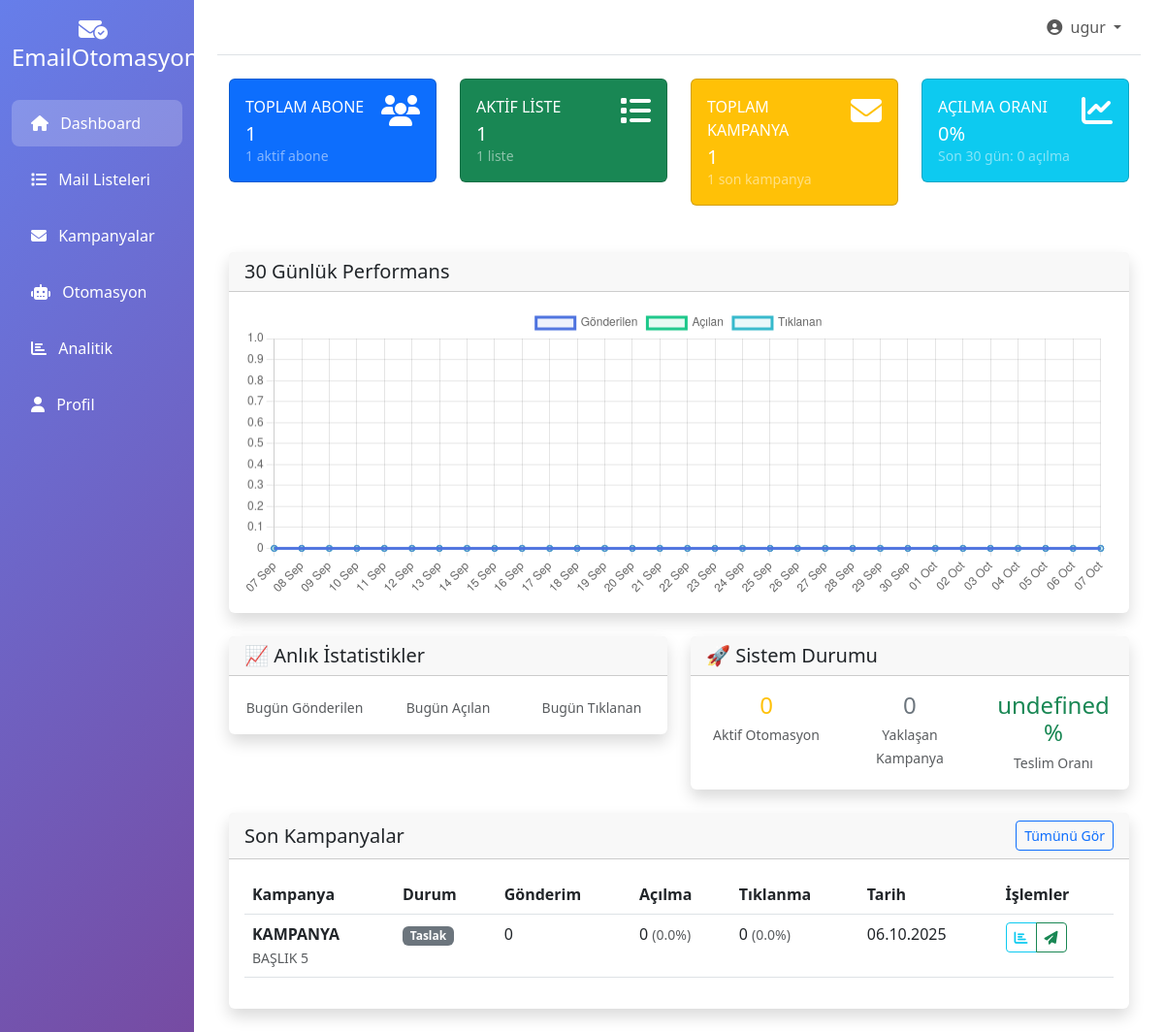
Page /dashboard/ (signed in) on the earlier database version.
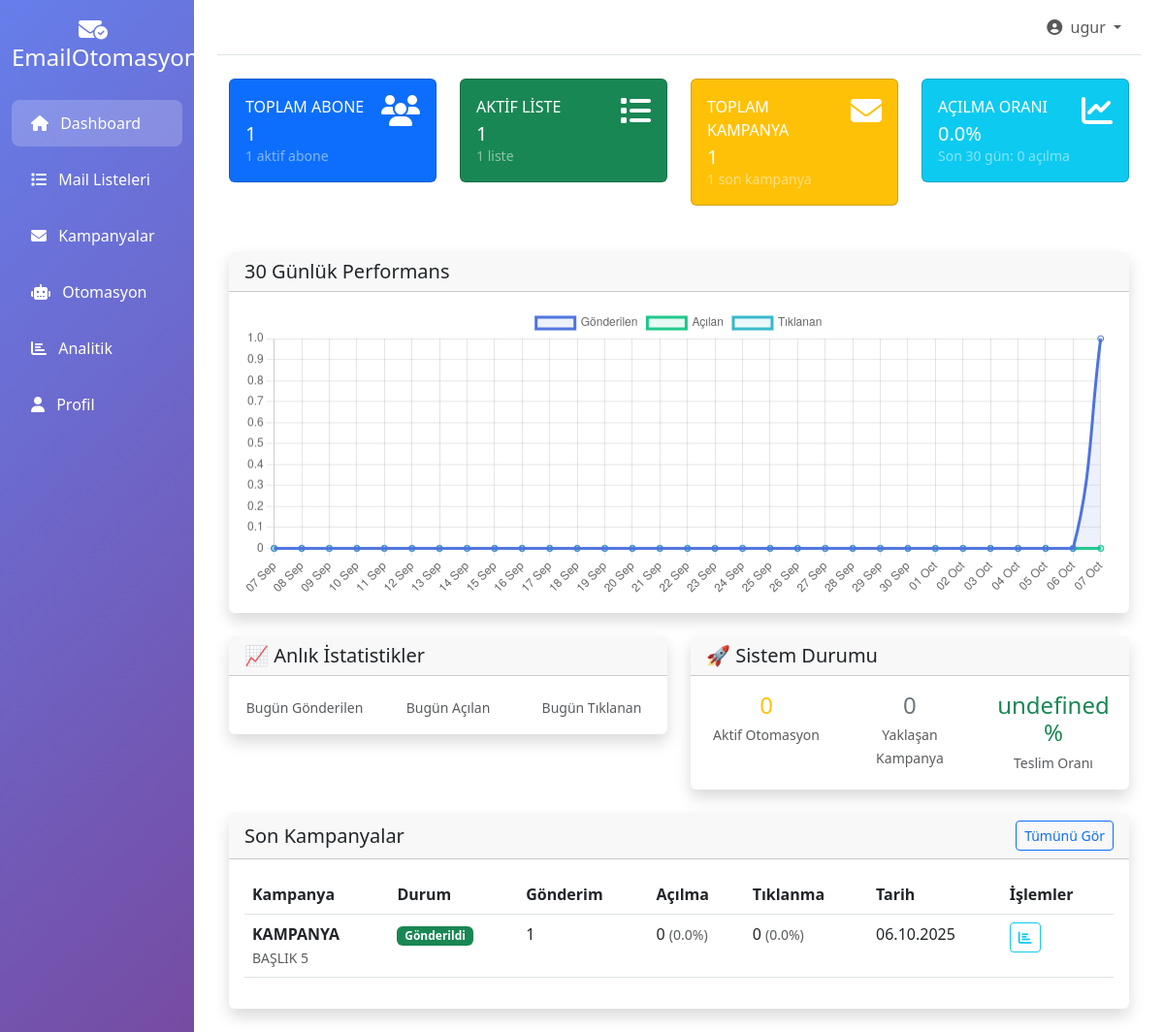
Same page on the later database version.
### otomasyon/models.py (models this page shows, shortened)
class BaseModel(models.Model):
    id = models.UUIDField(primary_key=True, default=uuid.uuid4, editable=False)
    created_at = models.DateTimeField(auto_now_add=True)
    updated_at = models.DateTimeField(auto_now=True)
    class Meta:
        abstract = True

class Campaign(BaseModel):
    STATUS_CHOICES = (
        ('draft', 'Taslak'),
        ('scheduled', 'Planlandı'),
        ('sending', 'Gönderiliyor'),
        ('sent', 'Gönderildi'),
        ('paused', 'Durduruldu'),
        ('failed', 'Başarısız'),
    )
    user = models.ForeignKey(User, on_delete=models.CASCADE, related_name='campaigns')
    name = models.CharField(max_length=200, verbose_name="Kampanya Adı")
    subject = models.CharField(max_length=200, verbose_name="Konu")
    preheader = models.CharField(max_length=100, blank=True, verbose_name="Ön Başlık")
    content = models.TextField(verbose_name="İçerik")
    html_content = models.TextField(blank=True, verbose_name="HTML İçerik")
    template = models.ForeignKey(
        EmailTemplate,
        on_delete=models.SET_NULL,
        null=True,
        blank=True,
        verbose_name="Şablon"
    )
    mail_lists = models.ManyToManyField(MailList, verbose_name="Hedef Listeler")
    segments = models.JSONField(default=list, blank=True, verbose_name="Segmentler")
    status = models.CharField(
        max_length=20,
        choices=STATUS_CHOICES,
        default='draft',
        verbose_name="Durum"
    )
    scheduled_time = models.DateTimeField(null=True, blank=True, verbose_name="Planlanan Zaman")
    sent_at = models.DateTimeField(null=True, blank=True, verbose_name="Gönderim Zamanı")
    is_ab_test = models.BooleanField(default=False, verbose_name="A/B Test")
    ab_test_subject = models.CharField(max_length=200, blank=True, verbose_name="A/B Test Konusu")
    ab_test_percentage = models.IntegerField(default=50, verbose_name="A/B Test Yüzdesi")
    total_sent = models.IntegerField(default=0, verbose_name="Toplam Gönderim")
    delivered = models.IntegerField(default=0, verbose_name="Teslim Edilen")
    opens = models.IntegerField(default=0, verbose_name="Açılma")
    unique_opens = models.IntegerField(default=0, verbose_name="Benzersiz Açılma")
    clicks = models.IntegerField(default=0, verbose_name="Tıklanma")
    unique_clicks = models.IntegerField(default=0, verbose_name="Benzersiz Tıklanma")
    bounces = models.IntegerField(default=0, verbose_name="Geri Dönenler")
    complaints = models.IntegerField(default=0, verbose_name="Şikayetler")
    unsubscribes = models.IntegerField(default=0, verbose_name="Abonelikten Çıkanlar")
    class Meta:
        verbose_name = "Kampanya"
        verbose_name_plural = "Kampanyalar"
        ordering = ['-created_at']
        indexes = [
            models.Index(fields=['status']),
            models.Index(fields=['scheduled_time']),
        ]
    def get_open_rate(self):
        if self.total_sent > 0:
            return (self.unique_opens / self.total_sent) * 100
        return 0
    def get_click_rate(self):
        if self.total_sent > 0:
            return (self.unique_clicks / self.total_sent) * 100
        return 0

### otomasyon/views.py (the view)
# urls.py: path('dashboard/', views.dashboard, name='dashboard'),
@login_required
def dashboard(request):
    mail_lists = MailList.objects.filter(user=request.user)
    campaigns = Campaign.objects.filter(user=request.user)
    automations = Automation.objects.filter(user=request.user)
    total_subscribers = Subscriber.objects.filter(
        mail_list__user=request.user,
        is_active=True
    ).count()
    total_campaigns = campaigns.count()
    active_automations_count = automations.filter(is_active=True).count()
    thirty_days_ago = timezone.now() - timezone.timedelta(days=30)
    recent_campaigns = campaigns.filter(sent_at__gte=thirty_days_ago)
    total_sent_recent = sum(c.total_sent for c in recent_campaigns)
    total_opens_recent = sum(c.opens for c in recent_campaigns)
    success_rate = 0
    if total_sent_recent > 0:
        success_rate = (total_opens_recent / total_sent_recent) * 100
    upcoming_campaigns = campaigns.filter(
        status='scheduled',
        scheduled_time__gte=timezone.now()
    ).order_by('scheduled_time')[:5]
    recent_campaigns_list = campaigns.order_by('-created_at')[:5]
    performance_data = get_performance_data(request.user)
    context = {
        'mail_lists': mail_lists,
        'campaigns': recent_campaigns_list,
        'automations': automations,
        'total_subscribers': total_subscribers,
        'total_campaigns': total_campaigns,
        'success_rate': round(success_rate, 2),
        'upcoming_campaigns': upcoming_campaigns,
        'performance_data': performance_data,
        'total_sent_recent': total_sent_recent,
        'total_opens_recent': total_opens_recent,
        'active_automations_count': active_automations_count,  # Yeni eklendi
    }
    return render(request, 'dashboard/dashboard.html', context)

### otomasyon/context_processors.py (called while the page is built)
def global_settings(request):
    return {
        'SITE_NAME': 'EmailOtomasyon',
        'SITE_URL': 'http://localhost:8000',
        'SUPPORT_EMAIL': 'destek@emailotomasyon.com',
        'COMPANY_NAME': 'EmailOtomasyon Ltd.',
    }

### templates/dashboard/dashboard.html (shortened to what the changed rows need)
{% extends 'base.html' %}
{% load static %}
{% block content %}
<div class="row mb-4">
    <div class="col-xl-3 col-md-6">
        <div class="card bg-info text-white mb-4 stats-card">
            <div class="card-body">
                <div class="d-flex justify-content-between">
                    <div>
                        <div class="text-xs font-weight-bold text-uppercase mb-1">
                            Açılma Oranı</div>
                        <div class="h5 mb-0">{{ success_rate }}%</div>
                        <div class="small text-white-50">
                            Son 30 gün: {{ total_opens_recent }} açılma
                        </div>
                    </div>
                </div>
            </div>
        </div>
    </div>
</div>
<div class="row mb-4">
    <div class="col-12">
        <div class="card border-0 shadow">
            <div class="card-body">
                {% if performance_data.dates != '[]' %}
                <canvas id="performanceChart" height="100"></canvas>
                {% else %}
                <div class="text-center py-4">
                    <i class="fas fa-chart-bar fa-3x text-muted mb-3"></i>
                    <p class="text-muted">Henüz yeterli veri yok. İlk kampanyanızı oluşturun.</p>
                </div>
                {% endif %}
            </div>
        </div>
    </div>
</div>
<div class="row">
    <div class="col-12">
        <div class="card border-0 shadow">
            <div class="card-body">
                {% if campaigns %}
                <div class="table-responsive">
                    <table class="table table-hover">
                        <thead>
                            <tr>
                                <th>Kampanya</th>
                                <th>Durum</th>
                                <th>Gönderim</th>
                                <th>Açılma</th>
                                <th>Tıklanma</th>
                                <th>Tarih</th>
                                <th>İşlemler</th>
                            </tr>
                        </thead>
                        <tbody>
                            {% for campaign in campaigns %}
                            <tr>
                                <td>
                                    <strong>{{ campaign.name }}</strong>
                                    <br>
                                    <small class="text-muted">{{ campaign.subject }}</small>
                                </td>
                                <td>
                                    <span class="badge bg-{% if campaign.status == 'sent' %}success{% elif campaign.status == 'sending' %}warning{% elif campaign.status == 'failed' %}danger{% else %}secondary{% endif %}">
                                        {{ campaign.get_status_display }}
                                    </span>
                                </td>
                                <td>{{ campaign.total_sent }}</td>
                                <td>
                                    {{ campaign.opens }}
                                    <small class="text-muted">
                                        ({{ campaign.get_open_rate|floatformat:1 }}%)
                                    </small>
                                </td>
                                <td>
                                    {{ campaign.clicks }}
                                    <small class="text-muted">
                                        ({{ campaign.get_click_rate|floatformat:1 }}%)
                                    </small>
                                </td>
                                <td>{{ campaign.created_at|date:"d.m.Y" }}</td>
                                <td>
                                    <div class="btn-group">
                                        <a href="{% url 'campaign_stats' campaign.id %}" class="btn btn-sm btn-outline-info">
                                            <i class="fas fa-chart-bar"></i>
                                        </a>
                                        {% if campaign.status == 'draft' %}
                                        <a href="{% url 'send_campaign' campaign.id %}" class="btn btn-sm btn-outline-success">
                                            <i class="fas fa-paper-plane"></i>
                                        </a>
                                        {% endif %}
                                    </div>
                                </td>
                            </tr>
                            {% endfor %}
                        </tbody>
                    </table>
                </div>
                {% endif %}
            </div>
        </div>
    </div>
</div>
{% endblock %}

Differences in the rows shown:
changed Campaign "KAMPANYA": status "Taslak" → "Gönderildi"; total_sent "0" → "1"
Other differences:
{{ success_rate }}: "0" → "0.0"
chart data {{ performance_data.sent_data|safe }}: [0, 0, 0, 0, 0, 0, 0, 0, 0, 0, 0, 0, 0, 0, 0, 0, 0, 0, 0, 0, 0, 0, 0, 0, 0, 0, 0, 0, 0, 0, 0] → [0, 0, 0, 0, 0, 0, 0, 0, 0, 0, 0, 0, 0, 0, 0, 0, 0, 0, 0, 0, 0, 0, 0, 0, 0, 0, 0, 0, 0, 0, 1]
